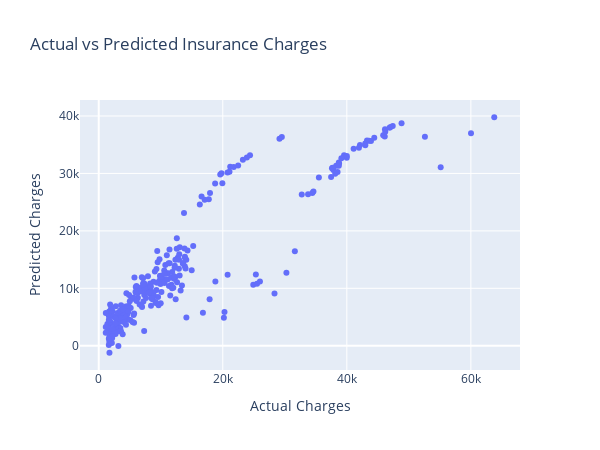

Notebook code for this chart:
### Code cell
fig = px.scatter(compare_df, x='Actual Charges', y='Predicted Charges',
                 title="Actual vs Predicted Insurance Charges",
                 width=600, height=450)
fig.show()

### Figure 1 — Plotly figure (JSON) as saved in the notebook; plotly's stock layout.template omitted (floating-point values rounded to 4 significant figures; data arrays with more than 128 entries replaced by an {"elided": "..."} marker saying what was removed)
{"data": [{"hovertemplate": "Actual Charges=%{x}<br>Predicted Charges=%{y}<extra></extra>", "legendgroup": "", "marker": {"color": "#636efa", "symbol": "circle"}, "mode": "markers", "name": "", "orientation": "v", "showlegend": false, "type": "scatter", "x": {"elided": "268 float values"}, "xaxis": "x", "y": {"elided": "268 float values"}, "yaxis": "y"}], "layout": {"height": 450, "legend": {"tracegroupgap": 0}, "title": {"text": "Actual vs Predicted Insurance Charges"}, "width": 600, "xaxis": {"anchor": "y", "domain": [0, 1], "title": {"text": "Actual Charges"}}, "yaxis": {"anchor": "x", "domain": [0, 1], "title": {"text": "Predicted Charges"}}}}
